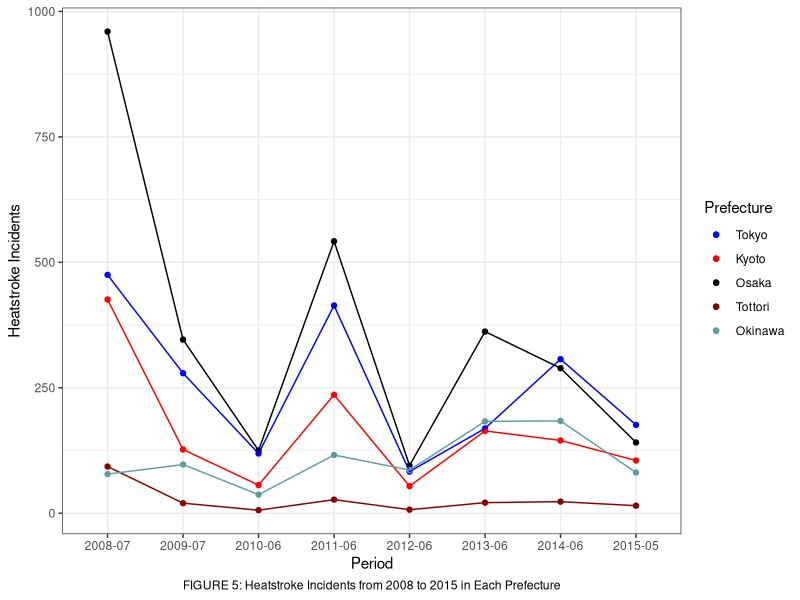

Write R code to recreate this figure.
#### Preamble ####
# Purpose: Generates Figure 5.
# Date: 14 February 2024
# License: MIT

library(tidyverse)
library(ggthemes)

data <- read_csv("data/analysis_data/stroke.csv")

data <- data |>
  group_by(period, prefecture_code) |>
  summarise(num = sum(people_transported, na.rm = TRUE)) |>
  ungroup()

data <- data |>
  filter(prefecture_code %in% c(13, 26, 27, 47, 31))

data$prefecture_code <- factor(data$prefecture_code)
plot <- data |>
  ggplot(
    aes(x = period, y = num, color = prefecture_code, group = prefecture_code)
  ) +
  scale_color_manual(values = c("blue", "red", "black", "red4", "cadetblue"),
                     labels = c("Tokyo", "Kyoto", "Osaka", "Tottori", "Okinawa")) +
  geom_point() +
  geom_line(key_glyph = "point") +
  theme_bw() +
  theme(panel.background = element_rect(fill = "white")) +
  labs(x = "Period", y = "Heatstroke Incidents", color = "Prefecture") +
  labs(caption = "FIGURE 5: Heatstroke Incidents from 2008 to 2015 in Each Prefecture")  +
  theme(plot.caption=element_text(hjust=0.5))


ggsave("other/figures/figure5.png", plot)